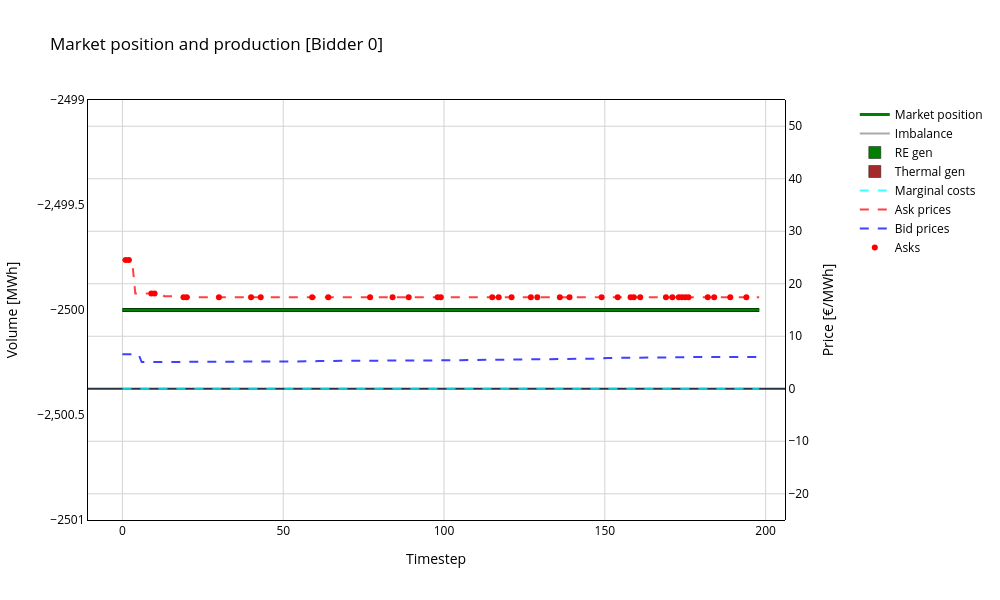
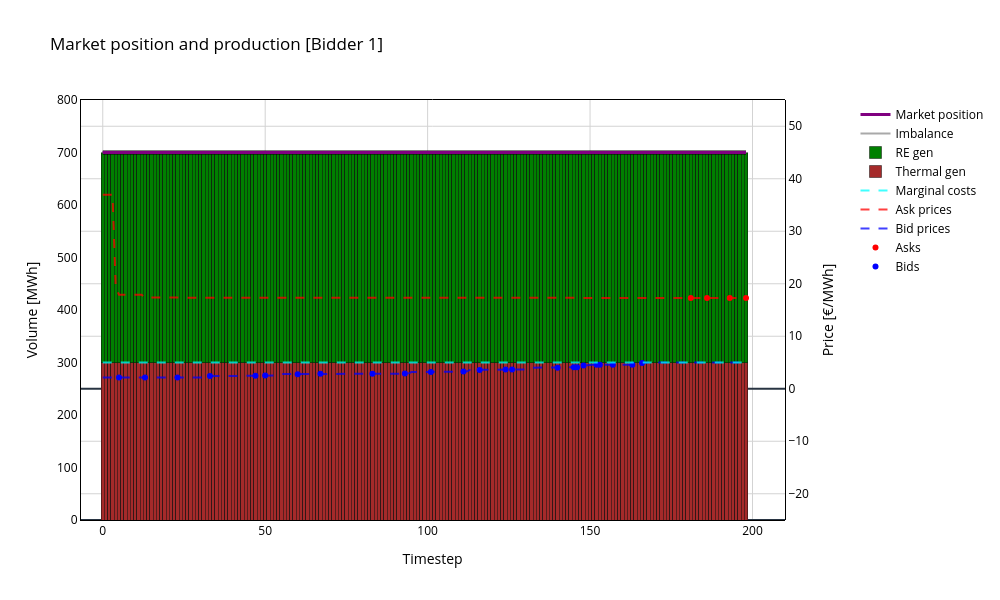
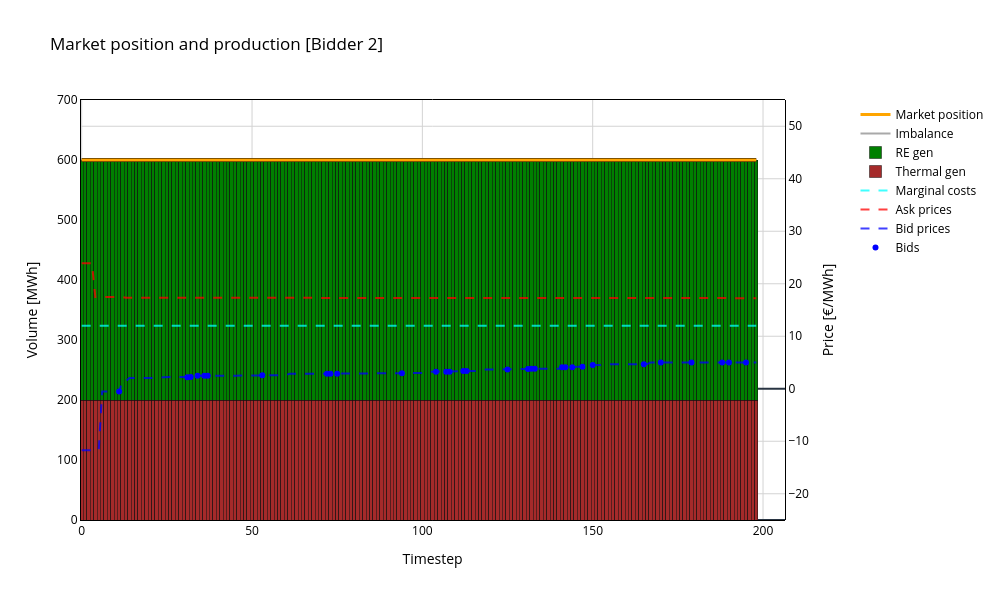
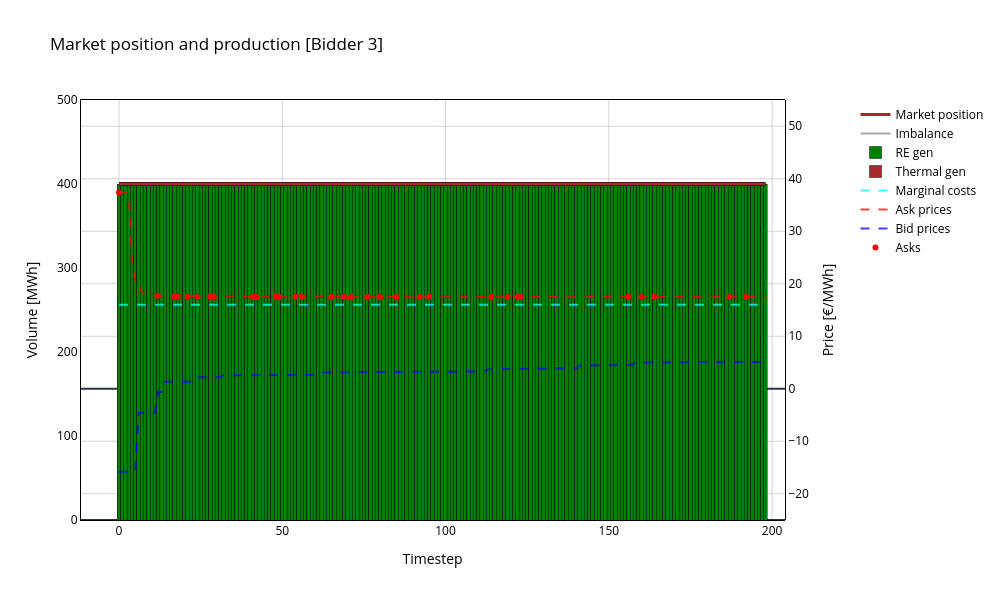

These figures' notebook cell, in order:
### Code cell
### Imbalance vs Production

for bidder in range(n):
    fig = go.Figure()

    # Add marker for 'transaction price bids'
    fig.add_trace(go.Scatter(
        x=df_bid_logs.loc[(df_bid_logs['bidder'] == bidder) & (df_bid_logs['buyer'] == bidder)].index,
        y=df_bid_logs.loc[(df_bid_logs['bidder'] == bidder) & (df_bid_logs['buyer'] == bidder), 'transaction_price'],
        mode='markers',
        name=f'Transaction price bids',
        line=dict(width=2, color=bid_color),
        marker=dict(symbol='x', size=10), 
        yaxis='y'
    ))
    
    # Add marker for 'transaction price asks'
    fig.add_trace(go.Scatter(
        x=df_bid_logs.loc[(df_bid_logs['bidder'] == bidder) & (df_bid_logs['seller'] == bidder)].index,
        y=df_bid_logs.loc[(df_bid_logs['bidder'] == bidder) & (df_bid_logs['seller'] == bidder), 'transaction_price'],
        mode='markers',
        name=f'Transaction price asks',
        line=dict(width=2, color=ask_color),
        marker=dict(symbol='x', size=10), 
        yaxis='y'
    ))

    # Add marker for 'bid price'
    fig.add_trace(go.Scatter(
        x=df_bid_logs.loc[(df_bid_logs['bidder'] == bidder) & (df_bid_logs['match_flag'] == 'bid')].index,
        y=df_bid_logs.loc[(df_bid_logs['bidder'] == bidder) & (df_bid_logs['match_flag'] == 'bid'), 'price'],
        mode='markers',
        name=f'Bids',
        line=dict(width=2, color=bid_color),  # Adjust line width if necessary
        yaxis='y'
    ))

    # Add marker for 'ask price'
    fig.add_trace(go.Scatter(
        x=df_bid_logs.loc[(df_bid_logs['bidder'] == bidder) & (df_bid_logs['match_flag'] == 'ask')].index,
        y=df_bid_logs.loc[(df_bid_logs['bidder'] == bidder) & (df_bid_logs['match_flag'] == 'ask'), 'price'],
        mode='markers',
        name=f'Asks',
        line=dict(width=2, color=ask_color),  # Adjust line width if necessary
        yaxis='y'
    ))
        
    # Add line for 'Actual prices'
    fig.add_trace(go.Scatter(
        x=df_bid_prices.index,
        y=df_bid_prices[f'bidder_{bidder}'],
        mode='lines',
        name='Bid prices',
        yaxis='y',
        opacity=0.75,
        line=dict(width=2, color=bid_color, dash='dash')  # Adjust line width if necessary
    ))
    
    # Add line for 'Actual prices'
    fig.add_trace(go.Scatter(
        x=df_ask_prices.index,
        y=df_ask_prices[f'bidder_{bidder}'],
        mode='lines',
        name='Ask prices',
        yaxis='y',
        opacity=0.75,
        line=dict(width=2, color=ask_color, dash='dash')  # Adjust line width if necessary
    ))
    
    # Add line for 'Marginal costs'
    fig.add_trace(go.Scatter(
        x=df_bid_logs.index,
        y=[df_bidders['true_costs'][bidder]] * len(df_bid_logs),
        mode='lines',
        name='Marginal costs',
        yaxis='y',
        opacity=0.75,
        line=dict(width=2, color=marginal_cost_color, dash='dash')  # Adjust line width if necessary
    ))
    
    # Add bar for 'Thermal prod'
    fig.add_trace(go.Bar(
        x=df_x_th_gen[f'bidder_{bidder}'].index,
        y=df_x_th_gen[f'bidder_{bidder}'],
        name='Thermal gen',
        width=1,
        yaxis='y2',
        marker=dict(color='brown'),
    ))
    
    # Add bar for 'RE prod'
    fig.add_trace(go.Bar(
        x=df_x_re_gen[f'bidder_{bidder}'].index,
        y=df_x_re_gen[f'bidder_{bidder}'],
        name='RE gen',
        width=1,
        yaxis='y2',
        marker=dict(color='green'),
    ))
    
    # Add line for 'Imbalance'
    fig.add_trace(go.Scatter(
        x=df_imbalances[f'bidder_{bidder}'].index,
        y=df_imbalances[f'bidder_{bidder}'] + df_market_positions[f'bidder_{bidder}'],
        mode='lines',
        name='Imbalance',
        yaxis='y2',
        line=dict(width=2, color=imbalance_color)  # Adjust line width if necessary
    ))
    
    # Add outline for 'market position'
    fig.add_trace(go.Scatter(
        x=df_market_positions[f'bidder_{bidder}'].index,
        y=df_market_positions[f'bidder_{bidder}'],
        mode='lines',
        name=f'Market position outline',
        showlegend=False,
        line=dict(width=4, color='black'),  # Adjust line width if necessary
        yaxis='y2'
    ))

    # Add line for 'market position'
    fig.add_trace(go.Scatter(
        x=df_market_positions[f'bidder_{bidder}'].index,
        y=df_market_positions[f'bidder_{bidder}'],
        mode='lines',
        name=f'Market position',
        line=dict(width=3, color=bidder_colors[bidder]),  # Adjust line width if necessary
        yaxis='y2'
    ))
    
    demand_mean = -2500
    max_imbalance = df_imbalances[f'bidder_{bidder}'].abs().max()
    min_market_position = df_market_positions[f'bidder_{bidder}'].min()
    max_market_position = df_market_positions[f'bidder_{bidder}'].max()
    
    range_y = [min_price - 5, max_price + 5]
    range_y2 = [min(0, min_market_position - 100), max_market_position + 100] if bidder != 0 else [demand_mean - max_imbalance, demand_mean + max_imbalance]
    
    # Update layout
    fig.update_layout(
        title=f'Market position and production [Bidder {bidder}]',
        barmode='stack',
        width=width,
        height=height,
        plot_bgcolor=background,
        paper_bgcolor=paper_bgcolor,
        font_color=font_color,
        xaxis=dict(
            title='Timestep',
            mirror=True,
            showline=True,
            linecolor=axis_color,
            gridcolor=grid_color,
        ),
        yaxis=dict(
            title='Price [€/MWh]',
            side='right',
            overlaying='y2',
            position=1,
            range=range_y,
            tickcolor=grid_color,
            showline=True,
            linecolor=axis_color,
            gridcolor=grid_color,
        ),
        yaxis2=dict(
            title='Volume [MWh]',
            position=0,
            range=range_y2,
            ticks='',
            showline=True,
            linecolor=axis_color,
            gridcolor=grid_color,
            showgrid=False,
            ),
        legend=dict(
            x=1.1
        ),
        #shapes=frame, 
    )
    
    # Show the plot
    fig.show()

### Figure 1 — Plotly figure (JSON) as saved in the notebook; plotly's stock layout.template omitted (floating-point values rounded to 4 significant figures; data arrays with more than 128 entries replaced by an {"elided": "..."} marker saying what was removed)
{"data": [{"line": {"color": "blue", "width": 2}, "marker": {"size": 10, "symbol": "x"}, "mode": "markers", "name": "Transaction price bids", "x": [], "y": [], "yaxis": "y", "type": "scatter"}, {"line": {"color": "red", "width": 2}, "marker": {"size": 10, "symbol": "x"}, "mode": "markers", "name": "Transaction price asks", "x": [], "y": [], "yaxis": "y", "type": "scatter"}, {"line": {"color": "blue", "width": 2}, "mode": "markers", "name": "Bids", "x": [], "y": [], "yaxis": "y", "type": "scatter"}, {"line": {"color": "red", "width": 2}, "mode": "markers", "name": "Asks", "x": [1, 2, 9, 10, 19, 20, 30, 40, 43, 59, 64, 77, 84, 89, 98, 99, 115, 117, 121, 127, 129, 136, 139, 149, 154, 158, 159, 161, 169, 171, 173, 174, 175, 176, 182, 184, 189, 194], "y": [24.54, 24.54, 18.13, 18.13, 17.43, 17.43, 17.42, 17.42, 17.42, 17.42, 17.42, 17.42, 17.42, 17.42, 17.42, 17.42, 17.42, 17.42, 17.42, 17.42, 17.42, 17.42, 17.42, 17.42, 17.42, 17.42, 17.42, 17.42, 17.42, 17.42, 17.42, 17.42, 17.42, 17.42, 17.42, 17.42, 17.42, 17.42], "yaxis": "y", "type": "scatter"}, {"line": {"color": "blue", "dash": "dash", "width": 2}, "mode": "lines", "name": "Bid prices", "opacity": 0.75, "x": {"elided": "199 int values"}, "y": {"elided": "199 float values"}, "yaxis": "y", "type": "scatter"}, {"line": {"color": "red", "dash": "dash", "width": 2}, "mode": "lines", "name": "Ask prices", "opacity": 0.75, "x": {"elided": "199 int values"}, "y": {"elided": "199 float values"}, "yaxis": "y", "type": "scatter"}, {"line": {"color": "cyan", "dash": "dash", "width": 2}, "mode": "lines", "name": "Marginal costs", "opacity": 0.75, "x": {"elided": "199 int values"}, "y": {"elided": "199 float values"}, "yaxis": "y", "type": "scatter"}, {"marker": {"color": "brown"}, "name": "Thermal gen", "width": 1, "x": {"elided": "199 int values"}, "y": {"elided": "199 float values"}, "yaxis": "y2", "type": "bar"}, {"marker": {"color": "green"}, "name": "RE gen", "width": 1, "x": {"elided": "199 int values"}, "y": {"elided": "199 float values"}, "yaxis": "y2", "type": "bar"}, {"line": {"color": "darkgrey", "width": 2}, "mode": "lines", "name": "Imbalance", "x": {"elided": "199 int values"}, "y": {"elided": "199 float values"}, "yaxis": "y2", "type": "scatter"}, {"line": {"color": "black", "width": 4}, "mode": "lines", "name": "Market position outline", "showlegend": false, "x": {"elided": "199 int values"}, "y": {"elided": "199 float values"}, "yaxis": "y2", "type": "scatter"}, {"line": {"color": "green", "width": 3}, "mode": "lines", "name": "Market position", "x": {"elided": "199 int values"}, "y": {"elided": "199 float values"}, "yaxis": "y2", "type": "scatter"}], "layout": {"font": {"color": "black"}, "xaxis": {"title": {"text": "Timestep"}, "mirror": true, "showline": true, "linecolor": "black", "gridcolor": "lightgrey"}, "yaxis": {"title": {"text": "Price [€/MWh]"}, "side": "right", "overlaying": "y2", "position": 1, "range": [-25, 55], "tickcolor": "lightgrey", "showline": true, "linecolor": "black", "gridcolor": "lightgrey"}, "yaxis2": {"title": {"text": "Volume [MWh]"}, "position": 0, "range": [-2500.0, -2500.0], "ticks": "", "showline": true, "linecolor": "black", "gridcolor": "lightgrey", "showgrid": false}, "legend": {"x": 1.1}, "title": {"text": "Market position and production [Bidder 0]"}, "barmode": "stack", "width": 1000, "height": 600, "plot_bgcolor": "white", "paper_bgcolor": "white"}}

### Figure 2 — Plotly figure (JSON) as saved in the notebook; plotly's stock layout.template omitted (floating-point values rounded to 4 significant figures; data arrays with more than 128 entries replaced by an {"elided": "..."} marker saying what was removed)
{"data": [{"line": {"color": "blue", "width": 2}, "marker": {"size": 10, "symbol": "x"}, "mode": "markers", "name": "Transaction price bids", "x": [], "y": [], "yaxis": "y", "type": "scatter"}, {"line": {"color": "red", "width": 2}, "marker": {"size": 10, "symbol": "x"}, "mode": "markers", "name": "Transaction price asks", "x": [], "y": [], "yaxis": "y", "type": "scatter"}, {"line": {"color": "blue", "width": 2}, "mode": "markers", "name": "Bids", "x": [5, 13, 23, 33, 47, 50, 60, 67, 83, 93, 101, 111, 116, 124, 126, 140, 145, 146, 148, 152, 153, 157, 163, 166], "y": [2.163, 2.163, 2.163, 2.414, 2.499, 2.504, 2.784, 2.852, 2.879, 2.883, 3.175, 3.273, 3.59, 3.655, 3.683, 4.017, 4.113, 4.115, 4.447, 4.548, 4.558, 4.562, 4.563, 4.905], "yaxis": "y", "type": "scatter"}, {"line": {"color": "red", "width": 2}, "mode": "markers", "name": "Asks", "x": [181, 186, 193, 198], "y": [17.29, 17.29, 17.29, 17.29], "yaxis": "y", "type": "scatter"}, {"line": {"color": "blue", "dash": "dash", "width": 2}, "mode": "lines", "name": "Bid prices", "opacity": 0.75, "x": {"elided": "199 int values"}, "y": {"elided": "199 float values"}, "yaxis": "y", "type": "scatter"}, {"line": {"color": "red", "dash": "dash", "width": 2}, "mode": "lines", "name": "Ask prices", "opacity": 0.75, "x": {"elided": "199 int values"}, "y": {"elided": "199 float values"}, "yaxis": "y", "type": "scatter"}, {"line": {"color": "cyan", "dash": "dash", "width": 2}, "mode": "lines", "name": "Marginal costs", "opacity": 0.75, "x": {"elided": "199 int values"}, "y": {"elided": "199 float values"}, "yaxis": "y", "type": "scatter"}, {"marker": {"color": "brown"}, "name": "Thermal gen", "width": 1, "x": {"elided": "199 int values"}, "y": {"elided": "199 float values"}, "yaxis": "y2", "type": "bar"}, {"marker": {"color": "green"}, "name": "RE gen", "width": 1, "x": {"elided": "199 int values"}, "y": {"elided": "199 float values"}, "yaxis": "y2", "type": "bar"}, {"line": {"color": "darkgrey", "width": 2}, "mode": "lines", "name": "Imbalance", "x": {"elided": "199 int values"}, "y": {"elided": "199 float values"}, "yaxis": "y2", "type": "scatter"}, {"line": {"color": "black", "width": 4}, "mode": "lines", "name": "Market position outline", "showlegend": false, "x": {"elided": "199 int values"}, "y": {"elided": "199 float values"}, "yaxis": "y2", "type": "scatter"}, {"line": {"color": "purple", "width": 3}, "mode": "lines", "name": "Market position", "x": {"elided": "199 int values"}, "y": {"elided": "199 float values"}, "yaxis": "y2", "type": "scatter"}], "layout": {"font": {"color": "black"}, "xaxis": {"title": {"text": "Timestep"}, "mirror": true, "showline": true, "linecolor": "black", "gridcolor": "lightgrey"}, "yaxis": {"title": {"text": "Price [€/MWh]"}, "side": "right", "overlaying": "y2", "position": 1, "range": [-25, 55], "tickcolor": "lightgrey", "showline": true, "linecolor": "black", "gridcolor": "lightgrey"}, "yaxis2": {"title": {"text": "Volume [MWh]"}, "position": 0, "range": [0, 800.0], "ticks": "", "showline": true, "linecolor": "black", "gridcolor": "lightgrey", "showgrid": false}, "legend": {"x": 1.1}, "title": {"text": "Market position and production [Bidder 1]"}, "barmode": "stack", "width": 1000, "height": 600, "plot_bgcolor": "white", "paper_bgcolor": "white"}}

### Figure 3 — Plotly figure (JSON) as saved in the notebook; plotly's stock layout.template omitted (floating-point values rounded to 4 significant figures; data arrays with more than 128 entries replaced by an {"elided": "..."} marker saying what was removed)
{"data": [{"line": {"color": "blue", "width": 2}, "marker": {"size": 10, "symbol": "x"}, "mode": "markers", "name": "Transaction price bids", "x": [], "y": [], "yaxis": "y", "type": "scatter"}, {"line": {"color": "red", "width": 2}, "marker": {"size": 10, "symbol": "x"}, "mode": "markers", "name": "Transaction price asks", "x": [], "y": [], "yaxis": "y", "type": "scatter"}, {"line": {"color": "blue", "width": 2}, "mode": "markers", "name": "Bids", "x": [11, 31, 32, 34, 36, 37, 53, 72, 73, 75, 94, 104, 107, 108, 112, 113, 125, 131, 132, 133, 141, 142, 144, 147, 150, 165, 170, 179, 188, 190, 195], "y": [-0.5027, 2.211, 2.227, 2.462, 2.479, 2.484, 2.581, 2.862, 2.865, 2.866, 2.965, 3.234, 3.253, 3.26, 3.362, 3.392, 3.672, 3.778, 3.809, 3.82, 4.08, 4.101, 4.108, 4.214, 4.516, 4.663, 4.978, 5.003, 5.011, 5.013, 5.014], "yaxis": "y", "type": "scatter"}, {"line": {"color": "red", "width": 2}, "mode": "markers", "name": "Asks", "x": [], "y": [], "yaxis": "y", "type": "scatter"}, {"line": {"color": "blue", "dash": "dash", "width": 2}, "mode": "lines", "name": "Bid prices", "opacity": 0.75, "x": {"elided": "199 int values"}, "y": {"elided": "199 float values"}, "yaxis": "y", "type": "scatter"}, {"line": {"color": "red", "dash": "dash", "width": 2}, "mode": "lines", "name": "Ask prices", "opacity": 0.75, "x": {"elided": "199 int values"}, "y": {"elided": "199 float values"}, "yaxis": "y", "type": "scatter"}, {"line": {"color": "cyan", "dash": "dash", "width": 2}, "mode": "lines", "name": "Marginal costs", "opacity": 0.75, "x": {"elided": "199 int values"}, "y": {"elided": "199 float values"}, "yaxis": "y", "type": "scatter"}, {"marker": {"color": "brown"}, "name": "Thermal gen", "width": 1, "x": {"elided": "199 int values"}, "y": {"elided": "199 float values"}, "yaxis": "y2", "type": "bar"}, {"marker": {"color": "green"}, "name": "RE gen", "width": 1, "x": {"elided": "199 int values"}, "y": {"elided": "199 float values"}, "yaxis": "y2", "type": "bar"}, {"line": {"color": "darkgrey", "width": 2}, "mode": "lines", "name": "Imbalance", "x": {"elided": "199 int values"}, "y": {"elided": "199 float values"}, "yaxis": "y2", "type": "scatter"}, {"line": {"color": "black", "width": 4}, "mode": "lines", "name": "Market position outline", "showlegend": false, "x": {"elided": "199 int values"}, "y": {"elided": "199 float values"}, "yaxis": "y2", "type": "scatter"}, {"line": {"color": "orange", "width": 3}, "mode": "lines", "name": "Market position", "x": {"elided": "199 int values"}, "y": {"elided": "199 float values"}, "yaxis": "y2", "type": "scatter"}], "layout": {"font": {"color": "black"}, "xaxis": {"title": {"text": "Timestep"}, "mirror": true, "showline": true, "linecolor": "black", "gridcolor": "lightgrey"}, "yaxis": {"title": {"text": "Price [€/MWh]"}, "side": "right", "overlaying": "y2", "position": 1, "range": [-25, 55], "tickcolor": "lightgrey", "showline": true, "linecolor": "black", "gridcolor": "lightgrey"}, "yaxis2": {"title": {"text": "Volume [MWh]"}, "position": 0, "range": [0, 700.0], "ticks": "", "showline": true, "linecolor": "black", "gridcolor": "lightgrey", "showgrid": false}, "legend": {"x": 1.1}, "title": {"text": "Market position and production [Bidder 2]"}, "barmode": "stack", "width": 1000, "height": 600, "plot_bgcolor": "white", "paper_bgcolor": "white"}}

### Figure 4 — Plotly figure (JSON) as saved in the notebook; plotly's stock layout.template omitted (floating-point values rounded to 4 significant figures; data arrays with more than 128 entries replaced by an {"elided": "..."} marker saying what was removed)
{"data": [{"line": {"color": "blue", "width": 2}, "marker": {"size": 10, "symbol": "x"}, "mode": "markers", "name": "Transaction price bids", "x": [], "y": [], "yaxis": "y", "type": "scatter"}, {"line": {"color": "red", "width": 2}, "marker": {"size": 10, "symbol": "x"}, "mode": "markers", "name": "Transaction price asks", "x": [], "y": [], "yaxis": "y", "type": "scatter"}, {"line": {"color": "blue", "width": 2}, "mode": "markers", "name": "Bids", "x": [], "y": [], "yaxis": "y", "type": "scatter"}, {"line": {"color": "red", "width": 2}, "mode": "markers", "name": "Asks", "x": [0, 12, 17, 18, 21, 24, 28, 29, 41, 42, 48, 49, 54, 56, 65, 69, 71, 76, 80, 85, 92, 95, 114, 119, 122, 123, 156, 160, 164, 187, 192], "y": [37.37, 17.71, 17.57, 17.52, 17.51, 17.5, 17.5, 17.5, 17.5, 17.5, 17.5, 17.5, 17.5, 17.5, 17.5, 17.5, 17.5, 17.5, 17.5, 17.5, 17.5, 17.5, 17.5, 17.5, 17.5, 17.5, 17.5, 17.5, 17.5, 17.5, 17.5], "yaxis": "y", "type": "scatter"}, {"line": {"color": "blue", "dash": "dash", "width": 2}, "mode": "lines", "name": "Bid prices", "opacity": 0.75, "x": {"elided": "199 int values"}, "y": {"elided": "199 float values"}, "yaxis": "y", "type": "scatter"}, {"line": {"color": "red", "dash": "dash", "width": 2}, "mode": "lines", "name": "Ask prices", "opacity": 0.75, "x": {"elided": "199 int values"}, "y": {"elided": "199 float values"}, "yaxis": "y", "type": "scatter"}, {"line": {"color": "cyan", "dash": "dash", "width": 2}, "mode": "lines", "name": "Marginal costs", "opacity": 0.75, "x": {"elided": "199 int values"}, "y": {"elided": "199 float values"}, "yaxis": "y", "type": "scatter"}, {"marker": {"color": "brown"}, "name": "Thermal gen", "width": 1, "x": {"elided": "199 int values"}, "y": {"elided": "199 float values"}, "yaxis": "y2", "type": "bar"}, {"marker": {"color": "green"}, "name": "RE gen", "width": 1, "x": {"elided": "199 int values"}, "y": {"elided": "199 float values"}, "yaxis": "y2", "type": "bar"}, {"line": {"color": "darkgrey", "width": 2}, "mode": "lines", "name": "Imbalance", "x": {"elided": "199 int values"}, "y": {"elided": "199 float values"}, "yaxis": "y2", "type": "scatter"}, {"line": {"color": "black", "width": 4}, "mode": "lines", "name": "Market position outline", "showlegend": false, "x": {"elided": "199 int values"}, "y": {"elided": "199 float values"}, "yaxis": "y2", "type": "scatter"}, {"line": {"color": "brown", "width": 3}, "mode": "lines", "name": "Market position", "x": {"elided": "199 int values"}, "y": {"elided": "199 float values"}, "yaxis": "y2", "type": "scatter"}], "layout": {"font": {"color": "black"}, "xaxis": {"title": {"text": "Timestep"}, "mirror": true, "showline": true, "linecolor": "black", "gridcolor": "lightgrey"}, "yaxis": {"title": {"text": "Price [€/MWh]"}, "side": "right", "overlaying": "y2", "position": 1, "range": [-25, 55], "tickcolor": "lightgrey", "showline": true, "linecolor": "black", "gridcolor": "lightgrey"}, "yaxis2": {"title": {"text": "Volume [MWh]"}, "position": 0, "range": [0, 500.0], "ticks": "", "showline": true, "linecolor": "black", "gridcolor": "lightgrey", "showgrid": false}, "legend": {"x": 1.1}, "title": {"text": "Market position and production [Bidder 3]"}, "barmode": "stack", "width": 1000, "height": 600, "plot_bgcolor": "white", "paper_bgcolor": "white"}}
